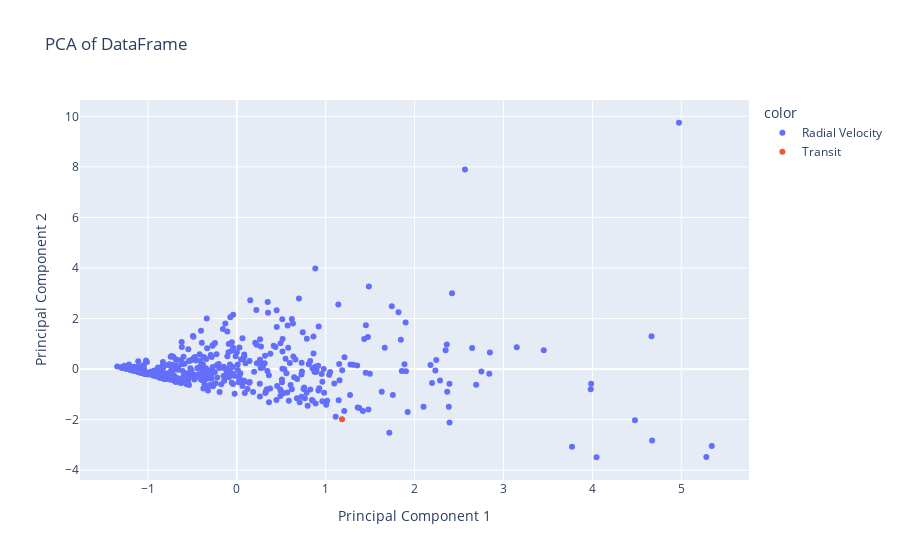

Write notebook code for a chart like this one.
### Code cell
# dimensionality assessment
from sklearn.decomposition import PCA

pca = PCA(n_components = 3)
pca_res = pca.fit_transform(df_planets_scale[numeric_cols])
df_pca = pd.DataFrame(data=pca_res, columns=['PC1', 'PC2', 'PC3'])

# plot
fig = px.scatter(df_pca, x='PC1', y='PC2', title='PCA of DataFrame', 
                 labels={'PC1': 'Principal Component 1', 'PC2': 'Principal Component 2'},
                 color= df_planets_scale['method'])
fig.show()

### Figure 1 — Plotly figure (JSON) as saved in the notebook; plotly's stock layout.template omitted (floating-point values rounded to 4 significant figures; data arrays with more than 128 entries replaced by an {"elided": "..."} marker saying what was removed)
{"data": [{"hovertemplate": "color=Radial Velocity<br>Principal Component 1=%{x}<br>Principal Component 2=%{y}<extra></extra>", "legendgroup": "Radial Velocity", "marker": {"color": "#636efa", "symbol": "circle"}, "mode": "markers", "name": "Radial Velocity", "orientation": "v", "showlegend": true, "type": "scatter", "x": {"elided": "497 float values"}, "xaxis": "x", "y": {"elided": "497 float values"}, "yaxis": "y"}, {"hovertemplate": "color=Transit<br>Principal Component 1=%{x}<br>Principal Component 2=%{y}<extra></extra>", "legendgroup": "Transit", "marker": {"color": "#EF553B", "symbol": "circle"}, "mode": "markers", "name": "Transit", "orientation": "v", "showlegend": true, "type": "scatter", "x": [1.184], "xaxis": "x", "y": [-1.986], "yaxis": "y"}], "layout": {"legend": {"title": {"text": "color"}, "tracegroupgap": 0}, "title": {"text": "PCA of DataFrame"}, "xaxis": {"anchor": "y", "domain": [0, 1], "title": {"text": "Principal Component 1"}}, "yaxis": {"anchor": "x", "domain": [0, 1], "title": {"text": "Principal Component 2"}}}}
